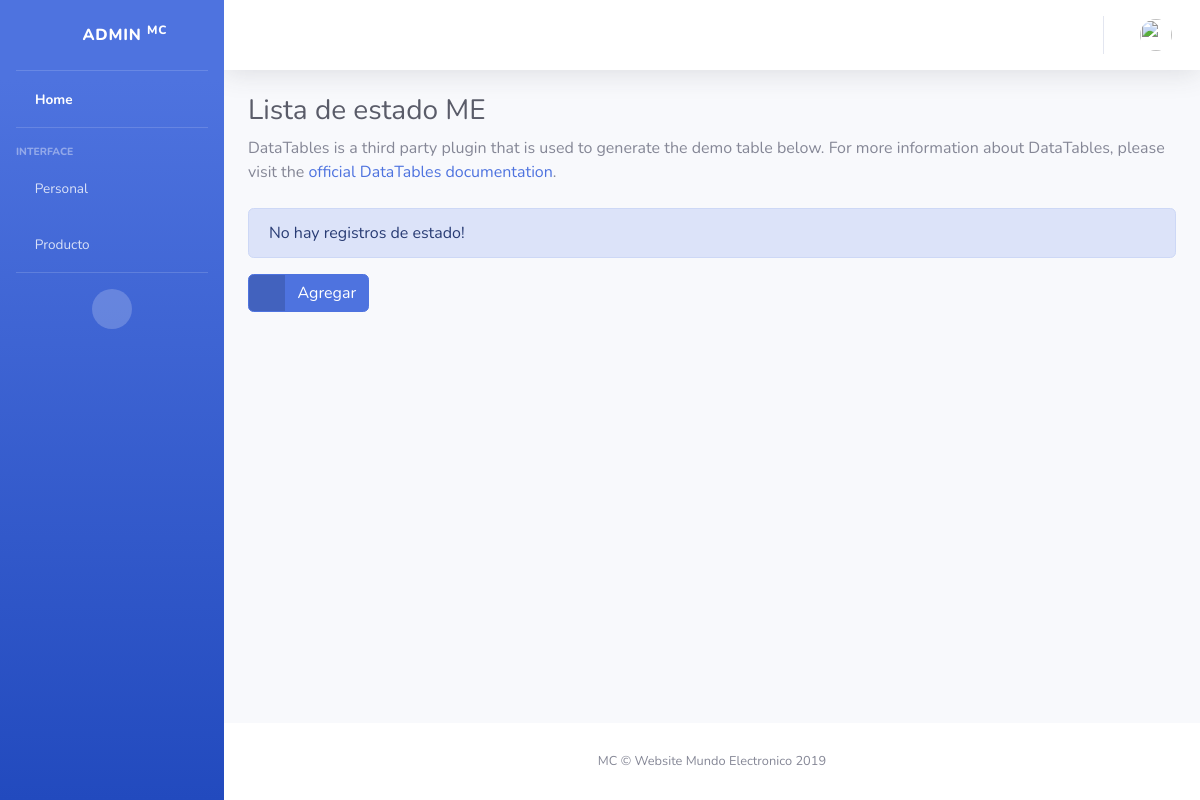
The app's page /product/stateList, older data.
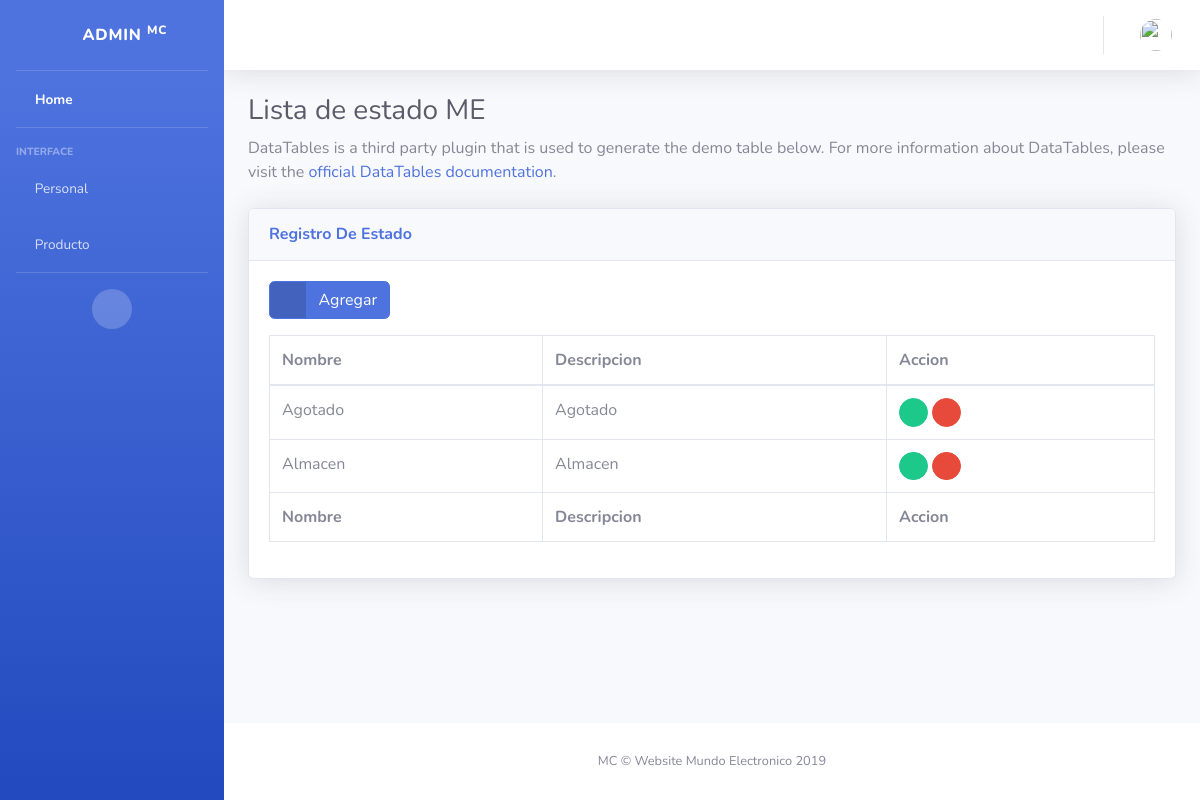
The same page, newer data.
### apps/product/models.py (models this page shows, shortened)
class State(models.Model):
    name = models.CharField(max_length=100, null=True)
    description = models.CharField(max_length=100, null=True)
    class Meta:
        verbose_name = 'State'
        verbose_name_plural = 'State'

### apps/product/views.py (the view)
# urls.py: path('stateList', StateList.as_view(), name='state_list'),
class StateList(ListView):
    model = State
    template_name = 'product/state/state_list.html'
    context_object_name = 'state_list'
    queryset = State.objects.all()

### templates/product/state/state_list.html
{% extends 'home/home.html' %}
{% block pageContent %}
    <div class="container-fluid">
        <h1 class="h3 mb-2 text-gray-800">Lista de estado ME</h1>
        <p class="mb-4">DataTables is a third party plugin that is used to generate the demo table below. For more
            information about DataTables, please visit the <a target="_blank" href="https://datatables.net">official
                DataTables documentation</a>.</p>
    </div>
    {% block state %}
        {% if state_list %}
            <div class="container-fluid">
                <div class="card shadow mb-4">
                    <div class="card-header py-3">
                        <h6 class="m-0 font-weight-bold text-primary">Registro De Estado</h6>
                    </div>
                    <div class="card-body">
                        <a href="{% url 'product:state_new' %}" class="btn btn-primary btn-icon-split mb-3">
                        <span class="icon text-white-50">
                            <i class="fas fa-plus"></i>
                        </span>
                            <span class="text">Agregar</span>
                        </a>
                        <div class="table-responsive">
                            <table class="table table-bordered table-hover" id="dataTable" width="100%" cellspacing="0">
                                <thead>
                                <tr>
                                    <th>Nombre</th>
                                    <th>Descripcion</th>
                                    <th>Accion</th>
                                </tr>
                                </thead>
                                <tfoot>
                                <tr>
                                    <th>Nombre</th>
                                    <th>Descripcion</th>
                                    <th>Accion</th>
                                </tr>
                                </tfoot>
                                <tbody>
                                {% for state in state_list %}
                                    <tr>
                                        <td>{{ state.name }}</td>
                                        <td>{{ state.description }}</td>
                                        <td>
                                            <a href="{% url 'product:state_update' state.id %}"
                                               class="btn btn-success btn-circle btn-sm">
                                                <i class="fas fa-edit"></i>
                                            </a>
                                            <a href="{% url 'product:state_delete' state.id %}"
                                               class="btn btn-danger btn-circle btn-sm">
                                                <i class="fas fa-trash"></i>
                                            </a>
                                        </td>
                                    </tr>
                                {% endfor %}
                                </tbody>
                            </table>
                        </div>
                    </div>
                </div>
            </div>
        {% else %}
            <div class="container">
                <div class="alert alert-primary" role="alert">
                    No hay registros de estado!
                </div>
                <a href="{% url 'product:state_new' %}" class="btn btn-primary btn-icon-split mb-3">
                <span class="icon text-white-50">
                    <i class="fas fa-plus"></i>
                </span>
                    <span class="text">Agregar</span>
                </a>
            </div>
        {% endif %}
    {% endblock %}
{% endblock %}

Row changes from the older to the newer data that the page shows:
added State: name "Agotado", description "Agotado"
added State: name "Almacen", description "Almacen"
Text that changed along with them:
text no longer shown: "No hay registros de estado!"
text now shown: "Registro De Estado Nombre Descripcion Accion Nombre Descripcion Accion"
